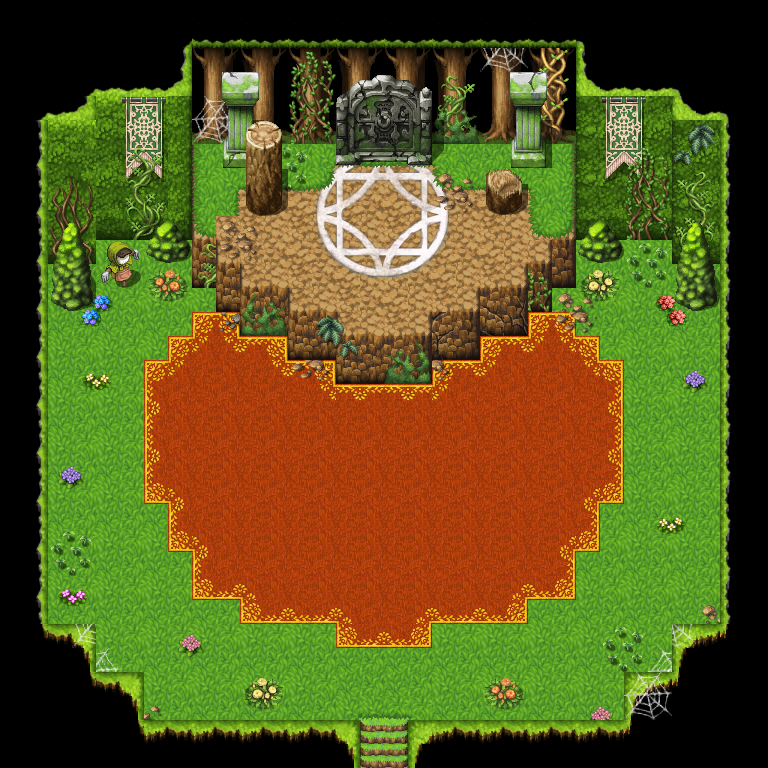

Below is a game level as drawn by its tile map, then a one-line description and the .tmx that defines it (tile-layer data replaced by summaries):
An orthogonal 32x32 tile map with 24x24 px tiles, 13 tile layers (Piso_Abaixo, Piso, Tapete, Parede_Altar, ...), 11 tilesets.

<map version="1.0" tiledversion="1.0.2" orientation="orthogonal" renderorder="right-down" width="32" height="32" tilewidth="24" tileheight="24" nextobjectid="1">
 <tileset firstgid="1" source="../../Tiled2Unity/Tilesets/1-Dungeon_A4.tsx" />
 <tileset firstgid="961" source="../../Tiled2Unity/Tilesets/1-Inside_A2.tsx" />
 <tileset firstgid="1729" source="../../Tiled2Unity/Tilesets/1-Dungeon_A2.tsx" />
 <tileset firstgid="2497" source="../../Tiled2Unity/Tilesets/1-Dungeon_C.tsx" />
 <tileset firstgid="3521" source="../../Tiled2Unity/Tilesets/1-Outside_B.tsx" />
 <tileset firstgid="4545" source="../../Tiled2Unity/Tilesets/1-Outside_C.tsx" />
 <tileset firstgid="5569" source="../../Tiled2Unity/Tilesets/1-Dungeon_A5.tsx" />
 <tileset firstgid="6081" source="../../Tiled2Unity/Tilesets/1-Outside_A4.tsx" />
 <tileset firstgid="7041" source="../../Tiled2Unity/Tilesets/1-Outside_A2.tsx" />
 <tileset firstgid="7809" source="../../Tiled2Unity/Tilesets/1-Dungeon_B.tsx" />
 <tileset firstgid="8833" source="../../Tiled2Unity/Tilesets/1-Tile_A5.tsx" />
 <layer name="Piso_Abaixo" width="32" height="32">
  <data>[1024 cells, 16 non-empty, 8 distinct tile ids]</data>
 </layer>
 <layer name="Piso" width="32" height="32">
  <data>[1024 cells, 1020 non-empty, 8 distinct tile ids]</data>
 </layer>
 <layer name="Tapete" width="32" height="32">
  <data>[1024 cells, 214 non-empty, 20 distinct tile ids]</data>
 </layer>
 <layer name="Parede_Altar" width="32" height="32">
  <data>[1024 cells, 96 non-empty, 24 distinct tile ids]</data>
 </layer>
 <layer name="Parede" width="32" height="32">
  <data>[1024 cells, 78 non-empty, 15 distinct tile ids]</data>
 </layer>
 <layer name="Piso_Altar" width="32" height="32">
  <data>[1024 cells, 102 non-empty, 14 distinct tile ids]</data>
 </layer>
 <layer name="Símbolo" width="32" height="32">
  <data>[1024 cells, 52 non-empty, 44 distinct tile ids]</data>
 </layer>
 <layer name="Grama_e_Flores" width="32" height="32">
  <data>[1024 cells, 189 non-empty, 100 distinct tile ids]</data>
 </layer>
 <layer name="Teto" width="32" height="32">
  <data>[1024 cells, 294 non-empty, 33 distinct tile ids]</data>
 </layer>
 <layer name="Buraco_Teto" width="32" height="32">
  <data>[1024 cells, 288 non-empty, 30 distinct tile ids]</data>
 </layer>
 <layer name="Objetos" width="32" height="32">
  <data>[1024 cells, 52 non-empty, 29 distinct tile ids]</data>
 </layer>
 <layer name="Pilares_e_Trono" width="32" height="32">
  <data>[1024 cells, 48 non-empty, 36 distinct tile ids]</data>
 </layer>
 <layer name="Estátuas" width="32" height="32">
  <data>[1024 cells, 15 non-empty, 15 distinct tile ids]</data>
 </layer>
</map>
